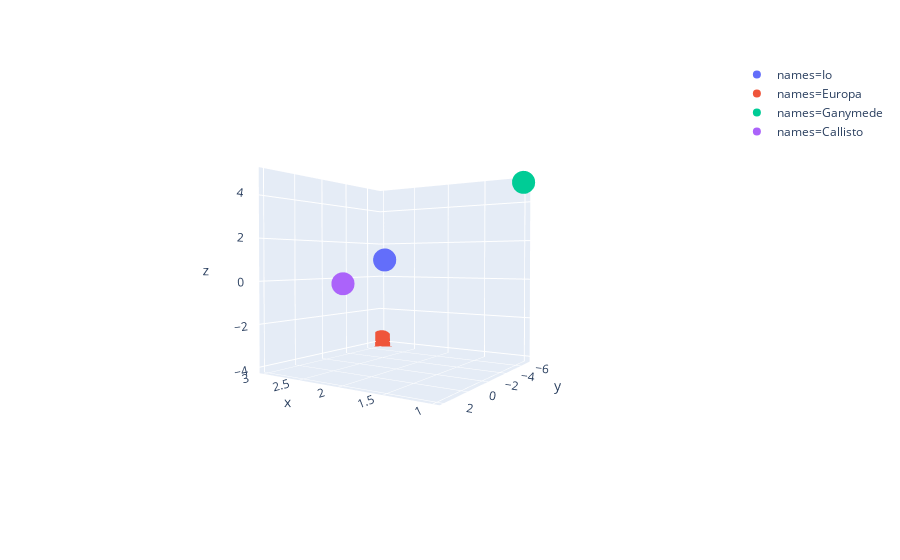

Notebook source saved alongside this figure:
### Code cell
px.scatter_3d(df, "x", "y", "z", color="names")

### Figure 1 — Plotly figure (JSON) as saved in the notebook; plotly's stock layout.template omitted (floating-point values rounded to 4 significant figures)
{"data": [{"hoverlabel": {"namelength": 0}, "hovertemplate": "names=Io<br>x=%{x}<br>y=%{y}<br>z=%{z}", "legendgroup": "names=Io", "marker": {"color": "#636efa", "symbol": "circle"}, "mode": "markers", "name": "names=Io", "scene": "scene", "showlegend": true, "type": "scatter3d", "x": [2], "y": [-1], "z": [1]}, {"hoverlabel": {"namelength": 0}, "hovertemplate": "names=Europa<br>x=%{x}<br>y=%{y}<br>z=%{z}", "legendgroup": "names=Europa", "marker": {"color": "#EF553B", "symbol": "circle"}, "mode": "markers", "name": "names=Europa", "scene": "scene", "showlegend": true, "type": "scatter3d", "x": [3], "y": [-7], "z": [-4]}, {"hoverlabel": {"namelength": 0}, "hovertemplate": "names=Ganymede<br>x=%{x}<br>y=%{y}<br>z=%{z}", "legendgroup": "names=Ganymede", "marker": {"color": "#00cc96", "symbol": "circle"}, "mode": "markers", "name": "names=Ganymede", "scene": "scene", "showlegend": true, "type": "scatter3d", "x": [1], "y": [-7], "z": [5]}, {"hoverlabel": {"namelength": 0}, "hovertemplate": "names=Callisto<br>x=%{x}<br>y=%{y}<br>z=%{z}", "legendgroup": "names=Callisto", "marker": {"color": "#ab63fa", "symbol": "circle"}, "mode": "markers", "name": "names=Callisto", "scene": "scene", "showlegend": true, "type": "scatter3d", "x": [2], "y": [2], "z": [0]}], "layout": {"autosize": true, "legend": {"tracegroupgap": 0}, "margin": {"t": 60}, "scene": {"aspectmode": "auto", "aspectratio": {"x": 1, "y": 1, "z": 1}, "camera": {"center": {"x": 0, "y": 0, "z": 0}, "eye": {"x": -1.432, "y": 2.172, "z": 0.04382}, "projection": {"type": "perspective"}, "up": {"x": 0.01444, "y": 0.009524, "z": 0.9999}}, "domain": {"x": [0, 1], "y": [0, 1]}, "xaxis": {"title": {"text": "x"}, "type": "linear"}, "yaxis": {"title": {"text": "y"}, "type": "linear"}, "zaxis": {"title": {"text": "z"}, "type": "linear"}}}}
